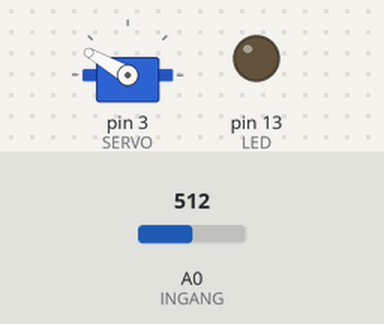
Bench run of a sketch on a simulated Arduino Uno, built with avr-gcc and run on an emulated ATmega328P. Shown: servo, output pins drawn as LEDs (lit = HIGH). The inputs (shaded band) are chosen by the test bench; at power-on: A0 (INGANG) = 512.

Above: at 3.8 s.
3.9 s: A0 (INGANG) set to 0
At 10.3 s:
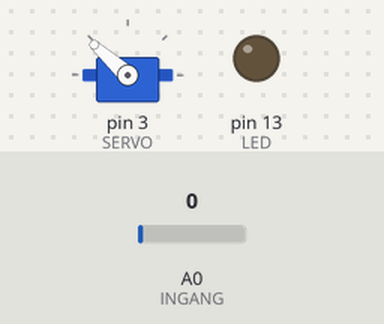
At 20.1 s:
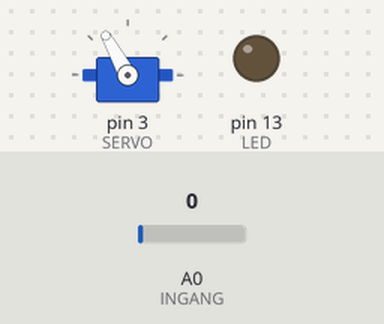
Timing chart, 0 to 21.7 s (numbered marks = the images above; inputs shaded):
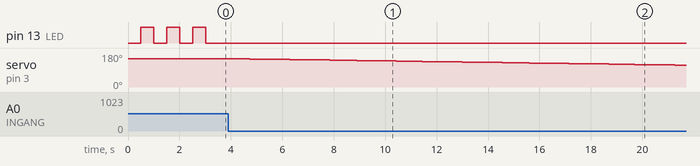

Measured:
- after the input at 3.9 s, servo on pin 3 (SERVO): moves from 150° to 116° over 17.0 s, starting after 0.33 s
- by itself, pin 13 (LED): alternates HIGH for 0.50 s and LOW for 0.50 s

The sketch:

test_kanon.ino
```cpp
#include <Servo.h>

// Originele sketch 28-7-2017 door HansQ
// Aangepast 1-2-2018 door Peter Mansvelder
// ToDo: OMHOOG & OMLAAG zijn omgewisseld!!!

// DEBUG flag
boolean DEBUG;

// I/O definities
int LED;
int SERVO;
int INGANG;
int UITGANG;
double VOLTAGE;

/// Mogelijke toestanden
int INITIALISATIE;
int GAAT_OMHOOG;
int STAAT_OMHOOG;
int GAAT_OMLAAG;
int STAAT_OMLAAG;

// Diverse constantes
int HOEK_OMLAAG;
int HOEK_OMHOOG;
int SERVO_MINIMUM;
int SERVO_MAXIMUM;

// Tijd constantes
int TIJD_STAP;
int TIJD_KNIPPER;
int TIJD_DREMPEL;
int TIJD_MAXIMUM;

// Globale variabelen
Servo servo;
int toestand;
int tijd;

// Converteer de beweeg-tijd omhoog/omlaag naar een servo hoek in milliseconden.
int tijd2us(int tijd)
{
  double stap = (0.0 + HOEK_OMHOOG - HOEK_OMLAAG) / TIJD_MAXIMUM;
  double hoek = HOEK_OMLAAG + stap * tijd;
  int us = SERVO_MINIMUM + hoek / 180 * (SERVO_MAXIMUM - SERVO_MINIMUM);

  // Voorkom dat de server gaat staan "trillen" tegen z'n eindpunt...
  if (us < SERVO_MINIMUM)
    us = SERVO_MINIMUM;
  if (us > SERVO_MAXIMUM)
    us = SERVO_MAXIMUM;

  // Indien nodig, schrijf een DEBUG regel en return de berekende waarde.
  if (DEBUG) {
    Serial.print("DEBUG: ");
    Serial.print("hoek = ");
    Serial.print(hoek, DEC);
    Serial.print(", us = ");
    Serial.println(us);
  }
  return us;
}

void setup()
{
  DEBUG = false;

  // I/O definities
  LED = 13;  // Standaard board LED op pin 13
  SERVO = 3;  // Servo op pin 3
  INGANG = 0;  // Analoge ingang op pin A0
  VOLTAGE = 0.5;  // Grens voltage voor ingang

  // Er zijn 5 verschillende toestanden:
  INITIALISATIE = 0;
  GAAT_OMHOOG = 1;
  STAAT_OMHOOG = 2;
  GAAT_OMLAAG = 3;
  STAAT_OMLAAG = 4;

  // De begin- en eind-hoek van de servo
  HOEK_OMLAAG = 100;  // Tussen de 0 en de 180, mag hoger zijn dan HOEK_OMLAAG
  HOEK_OMHOOG = 150;  // Tussen de 0 en de 180, mag lager zijn dan HOEK_OMLAAG
  SERVO_MINIMUM = 544; // Servo minimum pulse breedte, bij 0 graden (zie Servo.h)
  SERVO_MAXIMUM = 2400; // Servo maximum pulse breedte, bij 180 graden (zie Servo.h)

  // Timing
  TIJD_STAP = 10;  // Tijdstap in milliseconden, aanbevolen is 10ms vanwege de servo
  TIJD_DREMPEL = 100; // Drempel voor acceptatie van ingang verandering, groter dan TIJD_STAP
  TIJD_KNIPPER = 1000; // Knipper tijd voor de LED, initialisatie duurt 3 x TIJD_KNIPPER
  TIJD_MAXIMUM = 25000; // Tijdsduur voor het "omhoog" en "omlaag" bewegen

  // I/O setup
  pinMode(LED, OUTPUT);
  digitalWrite(LED, LOW);  // LED initieel uit
  analogReference(DEFAULT);  // between 0V and 5V
  servo.attach(SERVO);
  servo.writeMicroseconds(tijd2us(TIJD_MAXIMUM));  // Initialiseer de servo

  // De begin toestand is de initialisatie, om de servo tijd te gunnen en zet de tijd op 0.
  toestand = INITIALISATIE;
  tijd = 0;
  if (DEBUG)
    Serial.begin(9600);
}

void loop()
{

  // Voer de initialisatie uit, wacht 3 x TIJD_KNIPPER...
  if (toestand == INITIALISATIE) {
    if (DEBUG)
      Serial.println("INITIALISATIE");

    // Laat het LEDje op het Arduino board knipperen.
    if (tijd % TIJD_KNIPPER == 0)
      digitalWrite(LED, LOW);
    if (tijd % TIJD_KNIPPER == (TIJD_KNIPPER / 2))
      digitalWrite(LED, HIGH);

    // Als de LED 3 keer heeft geknipperd, ga naar de "staat omlaag" toestand en zet de tijd op 0.
    if (tijd == (TIJD_KNIPPER * 3)) {
      digitalWrite(LED, LOW);  // Zet ook de LED op "omlaag"
      toestand = STAAT_OMHOOG;
      tijd = 0;
    }
  }

  // Als aan het omhoog bewegen zijn, bereken dan steeds de hoek en verzet de servo omhoog.
  if (toestand == GAAT_OMHOOG) {
    Serial.println("GAAT_OMHOOG");
    int us = tijd2us(tijd);
    servo.writeMicroseconds(us);  // nauwkeuriger dan servo.write(hoek)

    // Als de maximum tijd verstreken is, verander naar de "staat omhoog" toestand en zet de tijd op 0.
    if (tijd == TIJD_MAXIMUM) {
      toestand = STAAT_OMHOOG;
      tijd = 0;
    }
  }

  // Stabiele toestand "omhoog", kijk of de ingang veranderd en de toestand naar "omlaag" moet.
  if (toestand == STAAT_OMHOOG) {
    Serial.println("STAAT_OMHOOG");
    if (analogRead(INGANG) > VOLTAGE)  // Meer dan het grens voltage op de analoge ingang?
      tijd = 0;

   // Als de de ingang lang genoeg "laag" is, moeten we naar de "omlaag bewegen" toestand en de tijd op 0.
   if (tijd == TIJD_DREMPEL) {
      digitalWrite(LED, LOW);  // Zet ook de LED op "omlaag"
      toestand = GAAT_OMLAAG;
      tijd = 0;
    }
  }

  // Als aan het omlaag bewegen zijn, bereken dan steeds de hoek en verzet de servo omlaag.
  if (toestand == GAAT_OMLAAG) {
    Serial.println("GAAT_OMLAAG");
    int us = tijd2us(TIJD_MAXIMUM - tijd);
    servo.writeMicroseconds(us);  // nauwkeuriger dan servo.write(hoek)

    // Als de maximum tijd verstreken is, verander naar de "staat omlaag" toestand en zet de tijd op 0.
    if (tijd == TIJD_MAXIMUM) {
      toestand = STAAT_OMLAAG;
      tijd = 0;
    }
  }

  // Stabiele toestand "omlaag", kijk of de ingang veranderd en de toestand naar "omhoog" moet.
  if (toestand == STAAT_OMLAAG) {
    Serial.println(analogRead(INGANG));
    if (analogRead(INGANG) < VOLTAGE)  // Minder dan het grens voltage op de analoge ingang?
      tijd = 0;

    // Als de de ingang lang genoeg "hoog" is, moeten we naar de "omhoog bewegen" toestand en de tijd op 0.
    if (tijd == TIJD_DREMPEL) {
      digitalWrite(LED, HIGH);  // Zet ook de LED op "omhoog"
      toestand = GAAT_OMHOOG;
      tijd = 0;
    }
  }

  // Wacht een tijdstap en hoog de tijd teller op.
  delay(TIJD_STAP);
  tijd += TIJD_STAP;
}
```
